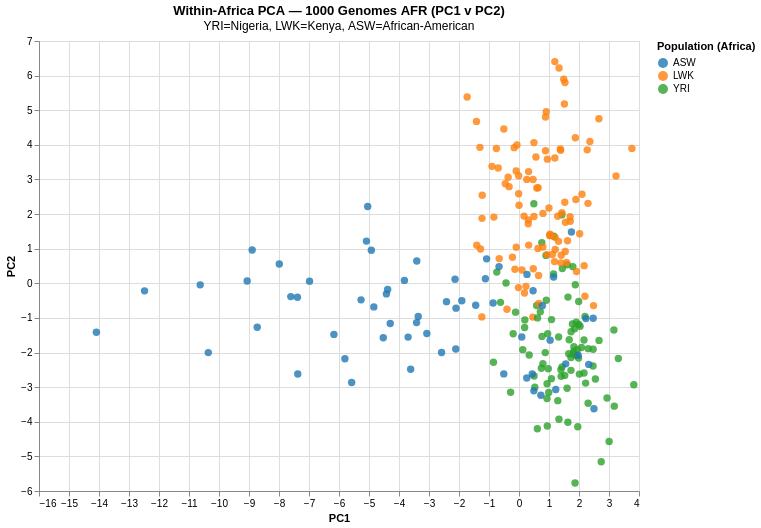

The cell this chart's notebook holds for it:
### Code cell
# Creating PC1 v PC2 chart

df_afr = df_afr.copy()
df_afr['PC1'] = afr_coords[:, 0]
df_afr['PC2'] = afr_coords[:, 1]
df_afr['PC3'] = afr_coords[:, 2]
 
chart_afr = alt.Chart(df_afr).mark_circle(size=55, opacity=0.8).encode(
    x='PC1:Q', y='PC2:Q',
    color=alt.Color('Population code:N',
        scale=alt.Scale(scheme='category10'),
        legend=alt.Legend(title='Population (Africa)')),
    tooltip=['Sample:N', 'Population name:N', 'Population code:N']
).properties(
    title={'text': 'Within-Africa PCA — 1000 Genomes AFR (PC1 v PC2)',
           'subtitle': 'YRI=Nigeria, LWK=Kenya, ASW=African-American'},
    width=600, height=450).interactive()
 
chart_afr.save('/Users/tim/bioinformatics-portfolio/01b-genes-and-geography/results/figures/pca_africa_pc1v2.html')
chart_afr

### Figure 1 — Vega-Lite specification as saved in the notebook (floating-point values rounded to 4 significant figures; data arrays with more than 128 entries replaced by an {"elided": "..."} marker saying what was removed)
{"config": {"view": {"continuousWidth": 300, "continuousHeight": 300}}, "data": {"name": "data-a53c4531a66dd2eef0ae90b739d8259a"}, "mark": {"type": "circle", "opacity": 0.8, "size": 55}, "encoding": {"color": {"field": "Population code", "legend": {"title": "Population (Africa)"}, "scale": {"scheme": "category10"}, "type": "nominal"}, "tooltip": [{"field": "Sample", "type": "nominal"}, {"field": "Population name", "type": "nominal"}, {"field": "Population code", "type": "nominal"}], "x": {"field": "PC1", "type": "quantitative"}, "y": {"field": "PC2", "type": "quantitative"}}, "height": 450, "params": [{"name": "param_1e9efca18e7a2868", "select": {"type": "interval", "encodings": ["x", "y"]}, "bind": "scales"}], "title": {"text": "Within-Africa PCA — 1000 Genomes AFR (PC1 v PC2)", "subtitle": "YRI=Nigeria, LWK=Kenya, ASW=African-American"}, "width": 600, "$schema": "https://vega.github.io/schema/vega-lite/v6.4.1.json", "datasets": {"data-a53c4531a66dd2eef0ae90b739d8259a": {"elided": "246 records"}}}
